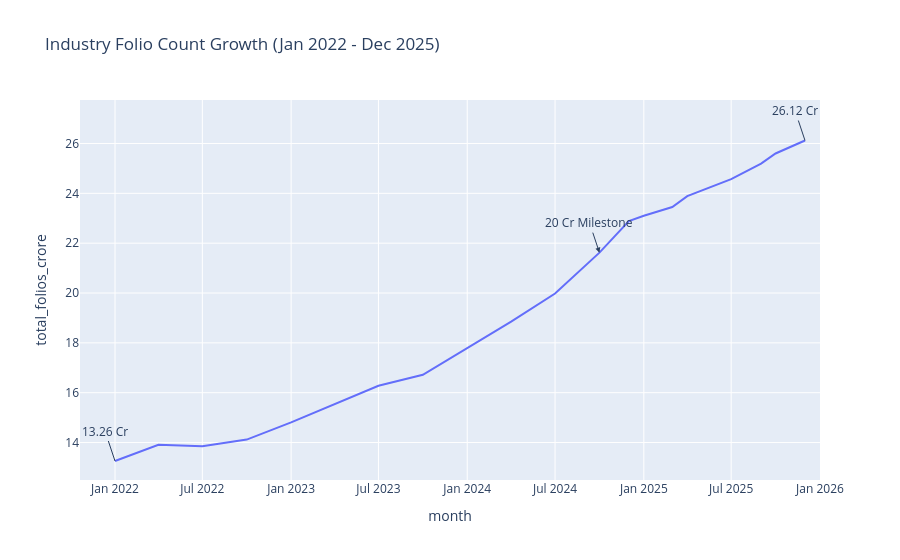

The code cell stored with this chart in its notebook:
### Code cell
first_row = industry_folio_count.iloc[0]
last_row = industry_folio_count.iloc[-1]

fig = px.line(
    industry_folio_count,
    x="month",
    y="total_folios_crore",
    title="Industry Folio Count Growth (Jan 2022 - Dec 2025)"
)

fig.add_annotation(
    x=first_row["month"],
    y=first_row["total_folios_crore"],
    text=f"{first_row['total_folios_crore']:.2f} Cr",
    showarrow=True
)

fig.add_annotation(
    x=last_row["month"],
    y=last_row["total_folios_crore"],
    text=f"{last_row['total_folios_crore']:.2f} Cr",
    showarrow=True
)
milestone = industry_folio_count[
    industry_folio_count["total_folios_crore"] >= 20
].iloc[0]

fig.add_annotation(
    x=milestone["month"],
    y=milestone["total_folios_crore"],
    text="20 Cr Milestone",
    showarrow=True,
    arrowhead=2
)

fig.show()

### Figure 1 — Plotly figure (JSON) as saved in the notebook; plotly's stock layout.template omitted (floating-point values rounded to 4 significant figures)
{"data": [{"hovertemplate": "month=%{x}<br>total_folios_crore=%{y}<extra></extra>", "legendgroup": "", "line": {"color": "#636efa", "dash": "solid"}, "marker": {"symbol": "circle"}, "mode": "lines", "name": "", "orientation": "v", "showlegend": false, "type": "scatter", "x": ["2022-01-01T00:00:00.000000000", "2022-04-01T00:00:00.000000000", "2022-07-01T00:00:00.000000000", "2022-10-01T00:00:00.000000000", "2023-01-01T00:00:00.000000000", "2023-04-01T00:00:00.000000000", "2023-07-01T00:00:00.000000000", "2023-10-01T00:00:00.000000000", "2024-01-01T00:00:00.000000000", "2024-04-01T00:00:00.000000000", "2024-07-01T00:00:00.000000000", "2024-10-01T00:00:00.000000000", "2024-12-01T00:00:00.000000000", "2025-01-01T00:00:00.000000000", "2025-03-01T00:00:00.000000000", "2025-04-01T00:00:00.000000000", "2025-07-01T00:00:00.000000000", "2025-08-01T00:00:00.000000000", "2025-09-01T00:00:00.000000000", "2025-10-01T00:00:00.000000000", "2025-12-01T00:00:00.000000000"], "xaxis": "x", "y": [13.26, 13.91, 13.85, 14.12, 14.81, 15.54, 16.28, 16.72, 17.78, 18.85, 19.98, 21.62, 22.89, 23.1, 23.45, 23.89, 24.57, 24.89, 25.19, 25.6, 26.12], "yaxis": "y"}], "layout": {"annotations": [{"showarrow": true, "text": "13.26 Cr", "x": "2022-01-01T00:00:00", "y": 13.26}, {"showarrow": true, "text": "26.12 Cr", "x": "2025-12-01T00:00:00", "y": 26.12}, {"arrowhead": 2, "showarrow": true, "text": "20 Cr Milestone", "x": "2024-10-01T00:00:00", "y": 21.62}], "legend": {"tracegroupgap": 0}, "title": {"text": "Industry Folio Count Growth (Jan 2022 - Dec 2025)"}, "xaxis": {"anchor": "y", "domain": [0, 1], "title": {"text": "month"}}, "yaxis": {"anchor": "x", "domain": [0, 1], "title": {"text": "total_folios_crore"}}}}
